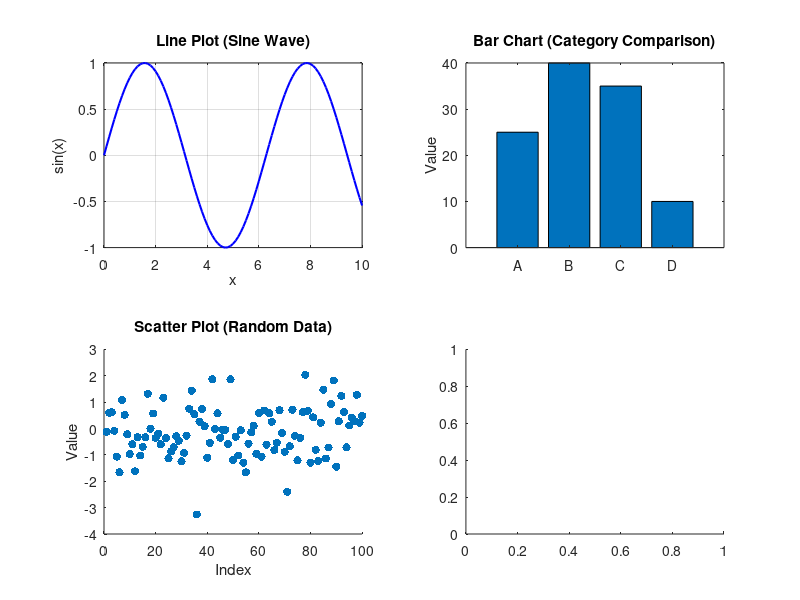

MATLAB code for this plot: (Note: this script raises an error after producing the figure.)

x = 0:0.1:10;
y = sin(x);

categories = {'A', 'B', 'C', 'D'};
values = [25, 40, 35, 10];

rand_data = randn(1, 100);

matrix_data = randi([1, 10], 10, 10);

figure;
subplot(2,2,1);
plot(x, y, 'b', 'LineWidth', 1.5);
title('Line Plot (Sine Wave)');
xlabel('x'); ylabel('sin(x)'); grid on;

subplot(2,2,2);
bar(values);
set(gca, 'XTickLabel', categories);
title('Bar Chart (Category Comparison)');
ylabel('Value');

subplot(2,2,3);
scatter(1:100, rand_data, 'filled');
title('Scatter Plot (Random Data)');
xlabel('Index'); ylabel('Value');

subplot(2,2,4);
heatmap(matrix_data);
title('Heatmap (Matrix Data)');